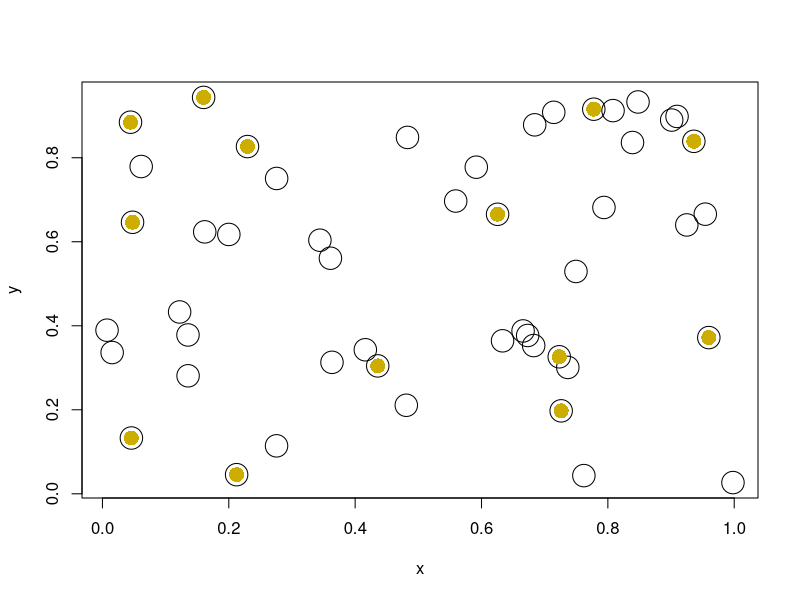

This figure's R source:
# Randomly simulates a determinantally-thinned Poisson point process. 
#
# A determinantally-thinned Poisson point process is essentially a discrete
# determinantal point process whose underlying state space is a single 
# realization of a Poisson point process defined on some bounded continuous space. 
#
# For more details, see the paper by Blaszczyszyn and Keeler[1].
#
# Author: H.P. Keeler, Inria/ENS, Paris, and University of Melbourne, Melbourne, 2018.
#
#References:
#[1] Blaszczyszyn and Keeler, Determinantal thinning of point processes with network learning applications, 2018.

rm(list=ls(all=TRUE)); #clear all variables
graphics.off(); #close all figures
cat("\014"); #clear screen

#START -- Parameters -- START
#Poisson point process parameters
lambda=50; #intensity (ie mean density) of the Poisson process

#choose kernel
choiceKernel=2;#1 for Gaussian (ie squared exponetial ); 2 for Cauchy
sigma=1;# parameter for Gaussian and Cauchy kernel
alpha=1;# parameter for Cauchy kernel

#Simulation window parameters
xMin=0;xMax=1;yMin=0;yMax=1;
xDelta=xMax-xMin;yDelta=yMax-yMin; #rectangle dimensions
areaTotal=xDelta*yDelta; #area of rectangle
#END -- Parameters -- END

#Simulate a Poisson point process on a rectangle
numbPoints=rpois(1,areaTotal*lambda);#Poisson number of points
xx=xDelta*runif(numbPoints)+xMin;#x coordinates of Poisson points
yy=xDelta*runif(numbPoints)+yMin;#y coordinates of Poisson points

# START -- CREATE L matrix -- START 
sizeL=numbPoints;
#Calculate Gaussian or kernel kernel based on grid x/y values
#all squared distances of x/y difference pairs
xxDiff=(outer(xx,rep(1,sizeL))-outer(rep(1,sizeL),xx));
yyDiff=(outer(yy,rep(1,sizeL))-outer(rep(1,sizeL),yy));
rrDiffSquared=(xxDiff^2+yyDiff^2);
if (choiceKernel==1){
  #Gaussian/squared exponential kernel
  L=lambda*exp(-(rrDiffSquared)/sigma^2);
} else{ 
  if (choiceKernel==2){
    #Cauchy kernel
    L=lambda/(1+rrDiffSquared/sigma^2)^(alpha+1/2);
  } else{
    stop('choiceKernel has to be equal to 1 or 2.');
  }
}
# END-- CREATE L matrix -- # END

# START Simulating/sampling DPP
#Eigen decomposition
tmp=eigen(L); eigenValuesL=tmp$values; eigenVectorsL=tmp$vectors
eigenVectorsL[,2]=tmp$vectors[,3]; eigenVectorsL[,3]=tmp$vectors[,2]# REMOVE later

eigenValuesK <- eigenValuesL / (1+eigenValuesL); #eigenvalues of K
indexEigen <- which(runif(sizeL) <= eigenValuesK); #index of successful Bernoulli trials

#number of points in the DPP realization
numbPointsDPP<-length(indexEigen);
#retrieve eigenvectors corresponding to successful Bernoulli trials
spaceV <- eigenVectorsL[,indexEigen]; #subspace V
indexDPP <- rep(0,numbPointsDPP); #vector for final DPP configuration
numbPointsRemain=numbPointsDPP; #number of remaining points

if (numbPointsDPP>0){
  #Loop through for all points
  for (ii in 1:numbPointsDPP){
    #Compute probabilities for each point i
    Prob_i <- rowSums(spaceV^2); #sum across rows
    Prob_i <- Prob_i / sum(Prob_i); #normalize
    
    #Choose a new point using PMF Prob_i
    indexCurrent <- min(which(cumsum(Prob_i)>runif(1)));
    indexDPP[ii]<-indexCurrent;
    numbPointsRemain= numbPointsRemain-1; #update
    
    if (ii <numbPointsDPP){ 
      #Choose a vector to eliminate
      jj<-min(which(spaceV[indexCurrent,]!=0));    
      columnVj <- spaceV[,jj];
      spaceV <- spaceV[,-jj];
      
      spaceV=matrix(spaceV,sizeL,numbPointsRemain); #reshape matrix
      
      #Update matrix V
      spaceV <- spaceV - outer(columnVj,(spaceV[indexCurrent,]/columnVj[indexCurrent])); #remove Vj component from the space
      #subspaceV<-orth(subspaceV); # Orthogonalize V using SVD
      tempQR=qr(spaceV,k=ii);
      spaceV<-qr.Q(tempQR); #Orthonormalize using Householder method
    }
      
  }
}
indexDPP <- sort(indexDPP); #sort points
#END - Simulating/sampling DPP - END

#Plotting
#Plot Poisson point process
plot(xx,yy,xlab='x', ylab='y', col="black",pch=1,cex=3);
colorAll=colors(); #list all colors
colorRand=colorAll[sample(length(colorAll),1)] #randomly choose one color
#Plot determinantally-thinned Poisson point process
points(xx[indexDPP],yy[indexDPP],col=colorRand,pch=16,cex=2);
